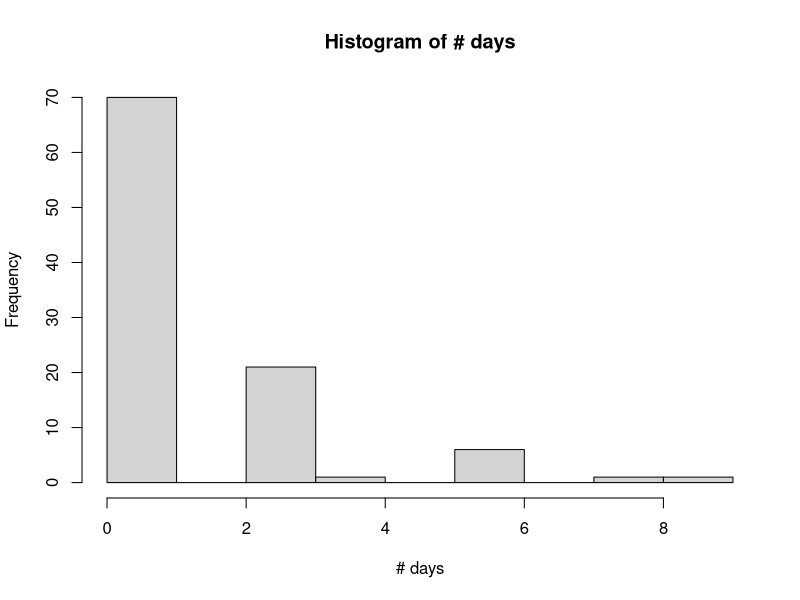

Source code (R):
# Exercise 1

# coin_flips = rbinom(500, 1, 0.3)
# range_n = 500
# generate_plot= function(sample, n, p){
#   plot(cumsum(sample), n, xlab="Xn", ylab="n", main="Plot of X against n", type="l")
#   lines(n*p, n, col="red")
# }
# 
# #generate_plot(coin_flips, 1:range_n, 0.3)
# 
# get_relative_error = function(sample, n, p){
#   vector_n = c(1:n)
#   error_vector = abs(cumsum(sample) - vector_n*p)/vector_n*p
#   plot(vector_n, error_vector, xlab="n", ylab="error", type="l")
# }

#get_relative_error(coin_flips, 500, 0.3)

# Exercise 3 - argument n = number or students chosen at random, expes = number of trials done

# Write a function that estimates P{A n } by simulating 100 experiments (that
# is, by taking 100 samples of size n) and finding out for each experiment (that
# is, for each sample) if A n occurs. Take n as the argument of the function.
# Hint: Use a for-loop.

birthday_experiments = function(n, expes){
  occurences = 0;
  for(i in 1:expes){
    sam = sample(1:365, n, replace=TRUE);
    event_An = FALSE;
    for(j in sam){
      if(length(which(sam == j)) >= 3){
        event_An = TRUE 
      }
    }
    if(event_An == T){
      occurences = occurences + 1
    }
  }
  return(occurences/expes);
}
#print(birthday_experiments(40, 100))
prob = numeric(200)
for(i in 1:200){
  prob[i] = birthday_experiments(i, 40)
}
#print(prob)
#plot(prob, 1:200)

estimate_n = function(n, expes){
  prob = numeric(n)
  least_n = 1
  for(i in 1:n){
    prob[i] = birthday_experiments(i, expes)
  }
  #prob[least_n] = birthday_experiments(least_n, expes)
  while(prob[least_n] < 0.7){
    least_n = least_n + 1
    #prob[least_n] = birthday_experiments(least_n, expes)
  }
  print(least_n)
}

#estimate_n(200,10000)

count_days = function(){
  vec_days = numeric(100);
  for(i in 1:100){
    sam = sample(1:365, 75, replace=TRUE);
    num_days = 0;
    for(day in sam){
      occurences = length(which(sam==day));
      if(occurences > 2){
        num_days = num_days + 1;
      }
    }
    vec_days[i] = num_days;
  }
  return(vec_days)
}

hist(count_days(), xlab="# days", main="Histogram of # days")

averages = numeric(100)
for(i in 1:100){
  averages[i] = mean(count_days())
}
#hist(averages, breaks=20)

# Exercise 4 
# Let X ∼ N (3, 16). Solve the following using the Normal table and using
# a computer package.
# (a) Find P(X < 7).
# (b) Find P(X > −2).
# (c) Find x such that P(X > x) = .05.
# (d) Find P(0 ≤ X < 4).
# (e) Find x such that P(|X| > |x|) = .05.

# (b) Simulate a random sample u of size n = 1.000 from the uniform distribution
# on (0, 1). Apply the quantile function F −1 to u element-wise and plot a
# scaled histogram of this transformed vector.
# Hint: A sample of size n from the uniform distribution on (a, b) can be
# generated by the R-command runif(n,a,b).
# (c) Compute the p.d.f. that corresponds to F and plot it on top of the histogram
# from (b).
# (d) Let a random variable U have uniform distribution on (0, 1). Prove that the
# c.d.f. of F −1 (U ) is F .
# Hint: The events {F −1 (U ) ≤ x} and {F (F −1 (U )) ≤ F (x)} are the same,
# why?
#   (e) Based on the previous parts of the exercise, how can you simulate a random
# variable with the c.d.f. F in R? Which of the previous parts of the exercise
# proves this approach works and which part illustrates this approach works?
#   (f) Which properties of F enable the approach from (e) to work? Would this
# approach work for other c.d.f.’s with these properties?


# R.4.b
# unif_sam = runif(1000, 0, 1)
# quantile_func = function(q){
#   return(log(q/(1-q)))
# }
# quantiled_sam = quantile_func(unif_sam)
# hist(quantiled_sam, xlab="quantile", freq=F, breaks=15, main="Histogram of quantile function")

#R.4.c
#pdf = function(x){
#   return(exp(x)/(1+exp(x))**2)
#}
#curve(dnorm(x, mean(quantiled_sam), sd(quantiled_sam)), add=T, lwd=1)
#?print(pdf(unif_sam))
#q_hist = hist(quantiled_sam, xlab="quantile", main="Histogram of quantile function")
#p_hist = hist(pdf(unif_sam), col="red")
#par(mfrow=c(q_hist,p_hist?))
#plot(q_hist, col=rgb(0,0,1,1/4))
#plot(p_hist, col="red", add=T)
#R.4.d

# Exercise R.2d
# draw_hist_curve = function(sam){
#   hist(sam, mean(sam), sd(sam), freq=F, breaks=10, xlab="value", main="Histogram of Sample");
#   curve(dnorm(x, 3, 4), add=T, lwd=1)
# }
# par(mfrow=c(3,3))
# draw_hist_curve(sample1)
# draw_hist_curve(sample2)
# draw_hist_curve(sample3)
# draw_hist_curve(sample4)
# draw_hist_curve(sample5)
# draw_hist_curve(sample6)